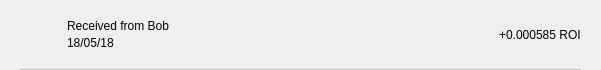
<?xml version="1.0" encoding="UTF-8"?>
<ui version="4.0">
 <class>TxRow</class>
 <widget class="QWidget" name="TxRow">
  <property name="geometry">
   <rect>
    <x>0</x>
    <y>0</y>
    <width>601</width>
    <height>70</height>
   </rect>
  </property>
  <property name="minimumSize">
   <size>
    <width>0</width>
    <height>40</height>
   </size>
  </property>
  <property name="windowTitle">
   <string>Form</string>
  </property>
  <layout class="QVBoxLayout" name="verticalLayout_3">
   <property name="spacing">
    <number>0</number>
   </property>
   <property name="leftMargin">
    <number>0</number>
   </property>
   <property name="topMargin">
    <number>0</number>
   </property>
   <property name="rightMargin">
    <number>0</number>
   </property>
   <property name="bottomMargin">
    <number>0</number>
   </property>
   <item>
    <widget class="QWidget" name="rowContainer" native="true">
     <layout class="QVBoxLayout" name="verticalLayout_2">
      <property name="spacing">
       <number>9</number>
      </property>
      <property name="leftMargin">
       <number>20</number>
      </property>
      <property name="topMargin">
       <number>9</number>
      </property>
      <property name="rightMargin">
       <number>20</number>
      </property>
      <property name="bottomMargin">
       <number>0</number>
      </property>
      <item>
       <widget class="QFrame" name="frame">
        <property name="styleSheet">
         <string notr="true">border:none;</string>
        </property>
        <property name="frameShape">
         <enum>QFrame::StyledPanel</enum>
        </property>
        <property name="frameShadow">
         <enum>QFrame::Raised</enum>
        </property>
        <layout class="QHBoxLayout" name="horizontalLayout" stretch="0,2,0">
         <property name="leftMargin">
          <number>0</number>
         </property>
         <property name="topMargin">
          <number>0</number>
         </property>
         <property name="rightMargin">
          <number>0</number>
         </property>
         <property name="bottomMargin">
          <number>0</number>
         </property>
         <item>
          <widget class="QPushButton" name="icon">
           <property name="focusPolicy">
            <enum>Qt::NoFocus</enum>
           </property>
           <property name="styleSheet">
            <string notr="true">border:none;</string>
           </property>
           <property name="text">
            <string/>
           </property>
           <property name="iconSize">
            <size>
             <width>28</width>
             <height>28</height>
            </size>
           </property>
          </widget>
         </item>
         <item>
          <layout class="QVBoxLayout" name="verticalLayout">
           <property name="spacing">
            <number>3</number>
           </property>
           <property name="leftMargin">
            <number>9</number>
           </property>
           <item>
            <widget class="QLabel" name="lblAddress">
             <property name="styleSheet">
              <string notr="true"/>
             </property>
             <property name="text">
              <string>Received from Bob</string>
             </property>
             <property name="alignment">
              <set>Qt::AlignBottom|Qt::AlignLeading|Qt::AlignLeft</set>
             </property>
            </widget>
           </item>
           <item>
            <widget class="QLabel" name="lblDate">
             <property name="styleSheet">
              <string notr="true"/>
             </property>
             <property name="text">
              <string>18/05/18</string>
             </property>
             <property name="alignment">
              <set>Qt::AlignLeading|Qt::AlignLeft|Qt::AlignTop</set>
             </property>
            </widget>
           </item>
          </layout>
         </item>
         <item>
          <widget class="QLabel" name="lblAmount">
           <property name="styleSheet">
            <string notr="true"/>
           </property>
           <property name="text">
            <string>+0.000585 ROI</string>
           </property>
          </widget>
         </item>
        </layout>
       </widget>
      </item>
      <item>
       <widget class="QLabel" name="lblDivisory">
        <property name="minimumSize">
         <size>
          <width>0</width>
          <height>1</height>
         </size>
        </property>
        <property name="maximumSize">
         <size>
          <width>16777215</width>
          <height>1</height>
         </size>
        </property>
        <property name="styleSheet">
         <string notr="true">background-color:#bababa;</string>
        </property>
        <property name="text">
         <string/>
        </property>
        <property name="alignment">
         <set>Qt::AlignBottom|Qt::AlignLeading|Qt::AlignLeft</set>
        </property>
       </widget>
      </item>
     </layout>
    </widget>
   </item>
  </layout>
 </widget>
 <resources/>
 <connections/>
</ui>
